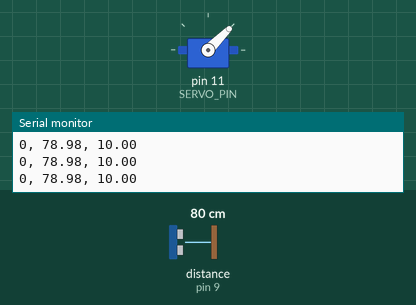
Recording of a sketch running on a simulated Arduino Uno, built with avr-gcc and run on an emulated ATmega328P. On the bench: servo, the last lines printed to the serial monitor. Wiring (inferred from the names in the program): ultrasonic range finder: trigger pin 8; echo pin 9. The inputs (shaded band) are chosen by the test bench; at power-on: distance to the obstacle (sensor on pin 9) 80 cm. The echo pulse lasts 58.3 µs per cm.

Above: at 3.2 s.
3.3 s: distance to the obstacle (sensor on pin 9) set to 4 cm
At 3.6 s:
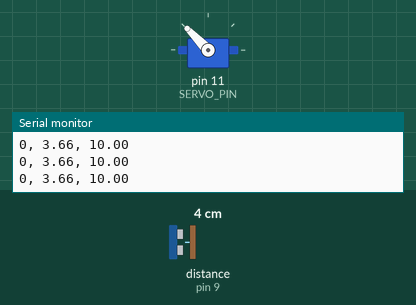
6.3 s: distance to the obstacle (sensor on pin 9) set to 13 cm
9.3 s: distance to the obstacle (sensor on pin 9) set to 2 cm
At 10.4 s:
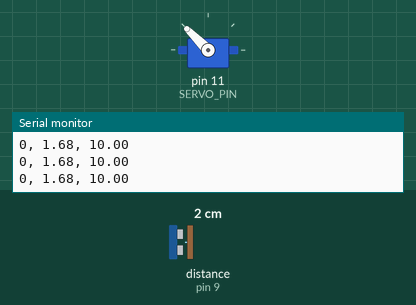
10.8 s: distance to the obstacle (sensor on pin 9) set to 35 cm
At 11.4 s:
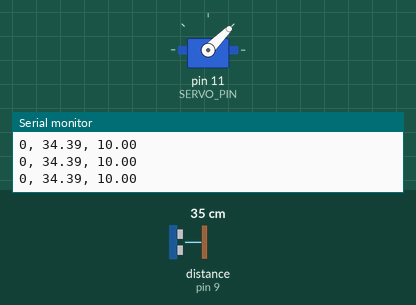
12.3 s: distance to the obstacle (sensor on pin 9) set to 9 cm
At 13.7 s:
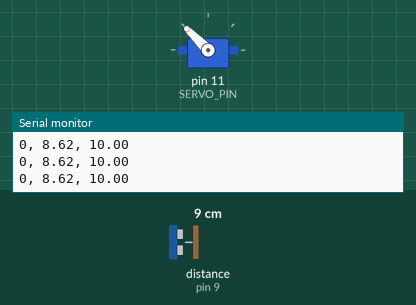
Timing chart, 0 to 14.8 s (numbered marks = the images above; inputs shaded):
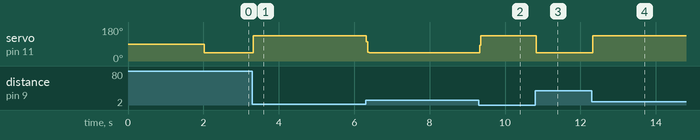

The sketch:

DIGITAL.ino
```cpp
#include <Servo.h>

#define TRIGGER_PIN 8
#define ECHO_PIN 9
#define SERVO_PIN 11
#define T 0.005
Servo servo;

float getInput(){
    digitalWrite(TRIGGER_PIN, HIGH);
    delayMicroseconds(10);
    digitalWrite(TRIGGER_PIN, LOW);
    delayMicroseconds(10);

    float duration = pulseIn(ECHO_PIN, HIGH);
    return duration * 0.034 / 2;
}

float applyStep(int magnitude){
    int output = mapFloat(magnitude, -100, 100, 45, 135);
    servo.write(output);
}

double computeController(double inputValue, double setpoint){
    static double Y_n1, Y_n2;
    static double X_n1, X_n2;

    double X_n = setpoint - inputValue;
    double Y_n = -7.268431752660472*X_n + 15.040765287341745*X_n1 -7.771048331979746*X_n2 + 1.951219512195122*Y_n1-0.951219512195122*Y_n2;

    if(Y_n < -100)
        Y_n = -100;

    if(Y_n > 100)
        Y_n = 100;

    X_n2 = X_n1;
    X_n1 = X_n;
    Y_n2 = Y_n1;
    Y_n1 = Y_n;
    return Y_n;
}

void setup() {
    pinMode(TRIGGER_PIN, OUTPUT);
    pinMode(ECHO_PIN, INPUT);
    servo.attach(SERVO_PIN);

    Serial.begin(9600);
    applyStep(0);

    Serial.println("INICIANDO...");
    delay(2000);
}

void loop() {
    static unsigned long time = millis();
    double time_passed = (millis() - time)*1e-3;

    if(time_passed < T)
        return;

    time = millis();

    float setpoint = 10;
    float input  = getInput();

    float output = computeController(input, setpoint);
    applyStep(output);

    //Serial.println("-100, " + String(output) + ", 100");
    Serial.println("0, " + String(input) + ", " + String(setpoint) );

    //Serial.println("input:  " + String(input));
    //Serial.println("output: " + String(output));
    //Serial.println("erro:   " + String(setpoint-input));
    Serial.println();
}

float mapFloat(float x, float Xo, float X, float Yo, float Y){
    float mapped = (Y-Yo)/(X-Xo)*(x-Xo) + Yo;

    if(mapped < Yo)
        return Yo;

    if(mapped > Y)
        return Y;

    return mapped;
}

double smooth(double val) {
    const int TAM = 5;
    static double array[TAM];
    static double sum = 0.0;
    static int i = 0;

    sum = sum - array[i];
    array[i] = val;

    sum = sum + array[i];
    i++;

    if (i == TAM)
        i = 0;

    return sum / TAM;
}
```

Measured:
- after the input at 3.3 s, servo on pin 11 (SERVO_PIN): alternates 135° for 0.04 s and 134° for 0.45 s, starting at once
- after the input at 9.3 s, servo on pin 11 (SERVO_PIN): 45° → 135° at once
- after the input at 10.8 s, servo on pin 11 (SERVO_PIN): 135° → 45° at once
- after the input at 12.3 s, servo on pin 11 (SERVO_PIN): 45° → 135° at once
